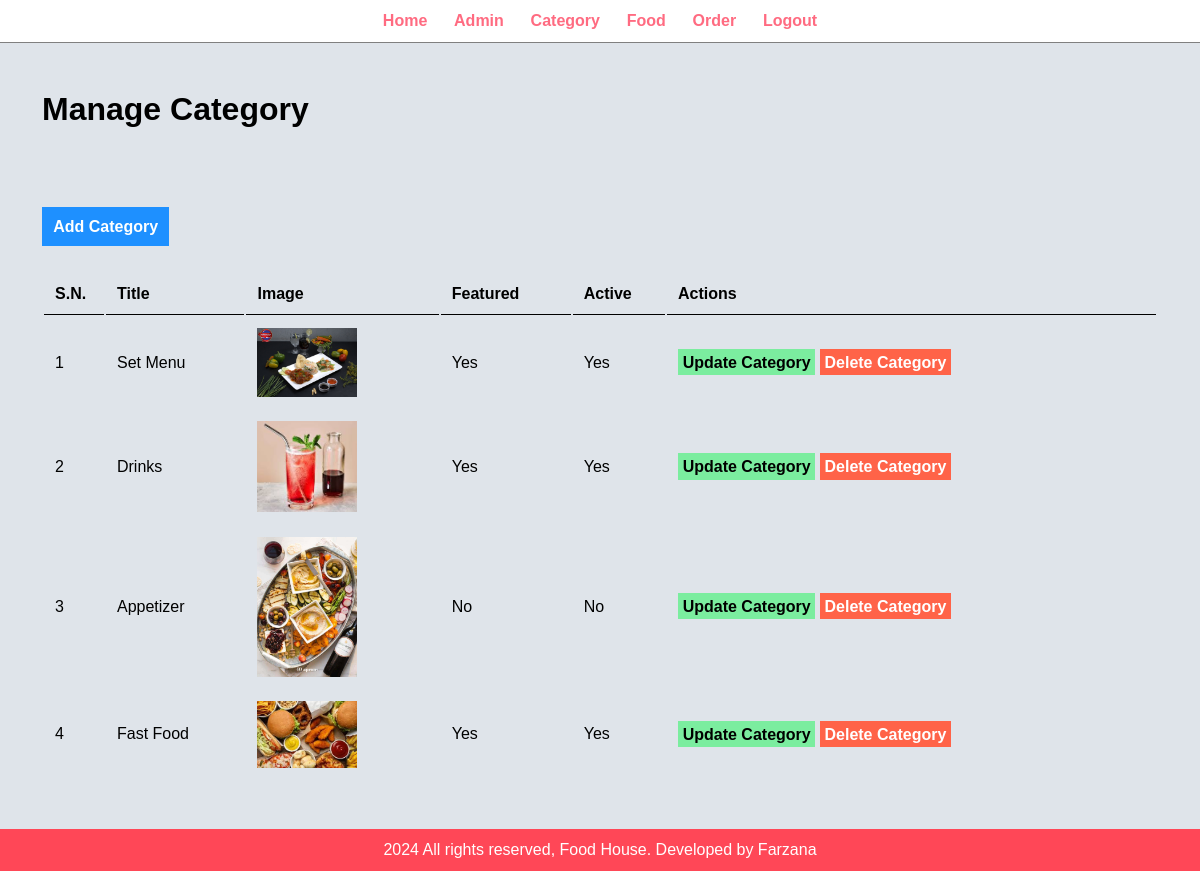
Screenshot of /admin/manage-category.php (signed in) with the database file from the repository.
### tables this page shows
CREATE TABLE `tbl_category` (
  `id` int(10) UNSIGNED NOT NULL,
  `title` varchar(100) NOT NULL,
  `image_name` varchar(255) NOT NULL,
  `featured` varchar(10) NOT NULL,
  `active` varchar(10) NOT NULL
);

### admin/manage-category.php (the view, shortened to what this page needs)
<?php
    include('partials/menu.php');
?>
<div class="main-content">
    <div class="wrapper">
        <h1>Manage Category</h1>
        <br><br>
        <br><br><br>
                <a href="<?php echo SITEURL; ?>admin/add-category.php" class="btn-primary">Add Category</a>
                <br><br><br>
                    <table class="tbl-full">
                        <tr>
                            <th>S.N.</th>
                            <th>Title</th>
                            <th>Image</th>
                            <th>Featured</th>
                            <th>Active</th>
                            <th>Actions</th>
                        </tr>
                        <?php
                            $sql = "SELECT * FROM tbl_category";
                            $res = mysqli_query($conn, $sql);
                            $count = mysqli_num_rows($res);
                            $sn = 1;
                            if($count>0)
                            {
                                while($row=mysqli_fetch_assoc($res))
                                {
                                    $id = $row['id'];
                                    $title = $row['title'];
                                    $image_name = $row['image_name'];
                                    $featured = $row['featured'];
                                    $active = $row['active'];
                                    ?>
                                        <tr>
                                            <td><?php echo $sn++; ?></td>
                                            <td><?php echo $title; ?></td>
                                            <td>
                                                <?php
                                                    if($image_name!="")
                                                    {
                                                        ?>
                                                            <img src="<?php echo SITEURL; ?>images/category/<?php echo $image_name; ?>" width="100px">
                                                        <?php
                                                    }
                                                    else
                                                    {
                                                        echo "<div class='error'>Image not uploaded</div>";
                                                    }
                                                ?>
                                            </td>
                                            <td><?php echo $featured; ?></td>
                                            <td><?php echo $active; ?></td>
                                            <td>
                                                <a href="<?php echo SITEURL; ?>admin/update-category.php?id=<?php echo $id; ?>" class="btn-secondary">Update Category</a>
                                                <a href="<?php echo SITEURL; ?>admin/delete-category.php?id=<?php echo $id; ?>&image_name=<?php echo $image_name; ?>" class="btn-danger">Delete Category</a>
                                            </td>
                                        </tr>
                                    <?php
                                }
                            }
                            else
                            {
                                ?>
                                <tr>
                                    <td colspan="6"><div class="error">No Category Added</div></td>
                                </tr>
                                <?php
                            }
                        ?>
                    </table>
    </div>
</div>
<?php
    include('partials/footer.php');
?>

### admin/partials/menu.php (shortened to what this page needs)
<html>
    <head>
        <link rel="stylesheet" href="../css/admin.css">
    </head>
    <body>
        <div class="menu text-center">
            <div class="wrapper">
                <ul>
                    <li><a href="index.php">Home</a></li>
                    <li><a href="manage-admin.php">Admin</a></li>
                    <li><a href="manage-category.php">Category</a></li>
                    <li><a href="manage-food.php">Food</a></li>
                    <li><a href="manage-order.php">Order</a></li>
                    <li><a href="logout.php">Logout</a></li>
                </ul>
            </div>
        </div>

### admin/partials/footer.php
        <div class="footer">
        <div class="wrapper">
                <p class="text-center">2024 All rights reserved, Food House.
                    Developed by Farzana</p>
            </div>
        </div>
    </body>
</html>

### css/admin.css (style rules this page uses)
* { margin: 0 ; padding: 0 ; font-family: Arial, Helvetica, sans-serif; }
.wrapper { padding: 1%; width: 93%; margin: 0 auto; }
.text-center { text-align: center; }
.tbl-full { width: 100%; }
table tr th { border-bottom: 1px solid black; padding:1%; text-align: left; }
table tr td { padding:1%; }
.btn-primary { background-color: #1e90ff; padding: 1%; color: white; text-decoration: none; font-weight: bold; }
.btn-secondary { background-color: #7bed9f; padding: 1%; color: black; text-decoration: none; font-weight: bold; }
.btn-danger { background-color: #ff6348; padding: 1%; color: white; text-decoration: none; font-weight: bold; }
.menu ul { list-style-type: none; }
.menu ul li { display: inline; padding:1%; }
.menu ul li a { text-decoration: none; font-weight: bold; color:#ff6b81; }
.menu { border-bottom: 1px solid gray; }
.main-content { background-color: #dfe4ea; padding: 3% 0; }
.footer { background-color: #ff4757; color:white; }

### rows the page displays
tbl_category: title "Set Menu", image_name (picture), featured "Yes", active "Yes"
tbl_category: title "Drinks", image_name (picture), featured "Yes", active "Yes"
tbl_category: title "Appetizer", image_name (picture), featured "No", active "No"
tbl_category: title "Fast Food", image_name (picture), featured "Yes", active "Yes"
